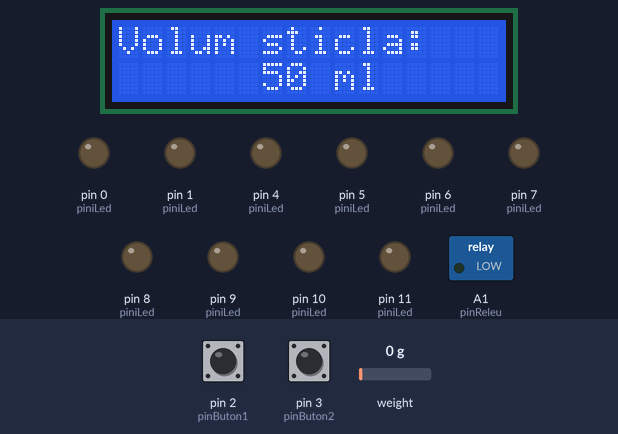
Recording of a program running on a simulated Arduino Uno, built with avr-gcc and run on an emulated ATmega328P. On the bench: 16×2 character LCD, switched loads named in the program (green lamp = pin HIGH), output pins drawn as LEDs (lit = HIGH). Inputs (shaded band) come from the test bench; at power-on: pin 3 (pinButon2) HIGH, pin 2 (pinButon1) HIGH, weight on the scale 0 g. The local clock reads 2024-03-15 10:24:30 at power-on unless the program sets it; EEPROM starts erased.

Above: at 2.8 s.
2.9 s: pin 3 (pinButon2) pulled LOW for 0.15 s
At 3.8 s:
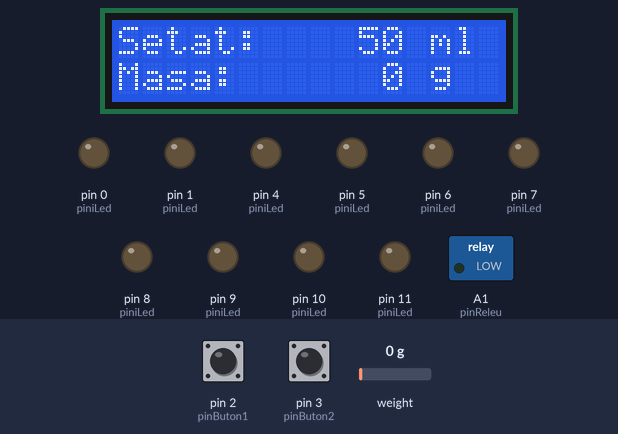
4.6 s: pin 2 (pinButon1) pulled LOW for 0.15 s
At 5.4 s:
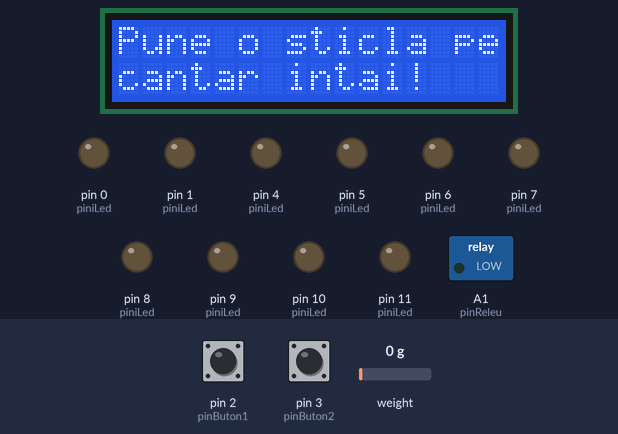
7.7 s: pin 3 (pinButon2) pulled LOW for 1 s
At 8.6 s:
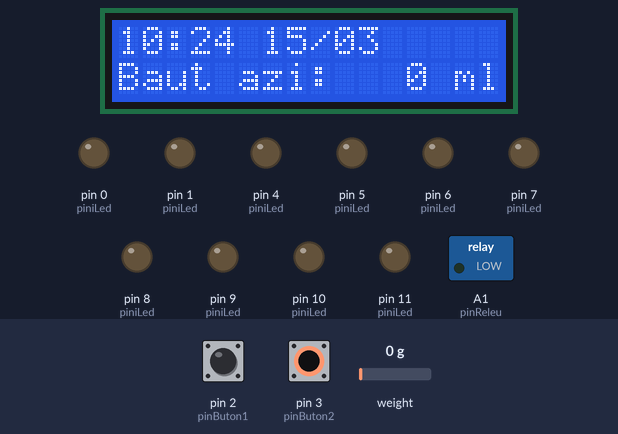
10.2 s: pin 3 (pinButon2) pulled LOW for 3.2 s
At 11.0 s:
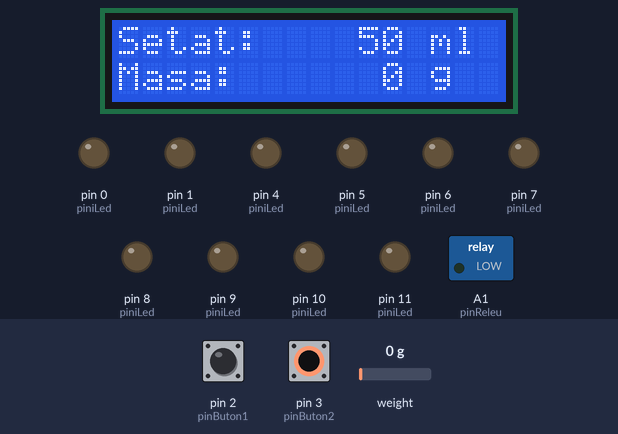
14.9 s: weight on the scale set to 100 g
At 16.1 s:
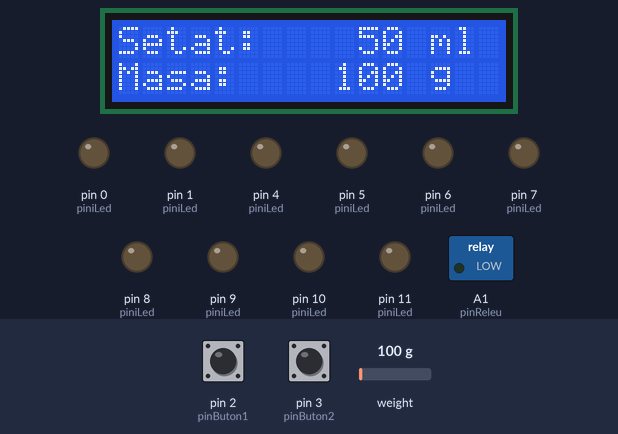
16.6 s: pin 2 (pinButon1) pulled LOW for 1 s
At 17.9 s:
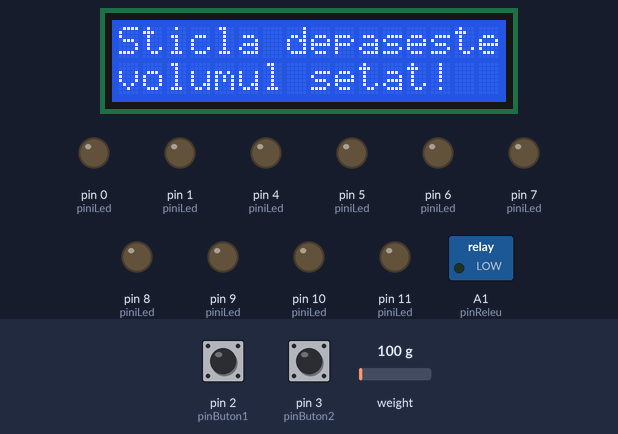
Timing chart, 0 to 19.6 s (numbered marks = the images above; inputs shaded):
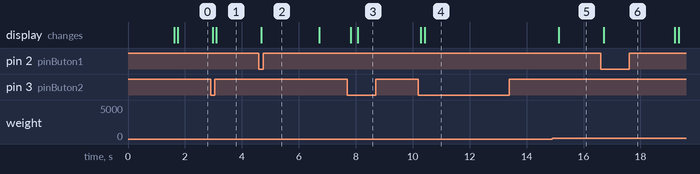

Measured:
- after the input at 2.9 s, the display: first changes after 0.07 s (image 1 shows a later state)
- after the input at 4.6 s, the display: changes after 0.08 s (image 2)
- after the input at 7.7 s, the display: first changes after 0.13 s (image 3 shows a later state)
- after the input at 10.2 s, the display: first changes after 0.08 s (image 4 shows a later state)
- after the input at 14.9 s, the display: changes after 0.22 s (image 5)
- after the input at 16.6 s, the display: changes after 0.11 s (image 6)

The program:

main.cpp
```cpp
#include <Arduino.h>
#include <Wire.h>
#include <LiquidCrystal_I2C.h>
#include <RTClib.h>
#include <EEPROM.h>
#include "HX711.h"
#include <SoftPWM.h>

RTC_DS3231 rtc;
LiquidCrystal_I2C lcd(0x27, 16, 2);
HX711 scale;

const int pinButon1 = 2;
const int pinButon2 = 3;
const int pinReleu = A1;
const int pinDT = A2;
const int pinSCK = A3;

const int piniLed[] = {0, 1, 4, 5, 6, 7, 8, 9, 10, 11};
const int numarLeduri = 10;

const float FACTOR_CALIBRARE = 1135.0;
const float INERTIE_POMPA = 0.0;

int stareSistem = 0;
int volumSelectat = 50;

float greutateCurenta = 0.0;
float greutateStart = 0.0;
float apaTurnataCurent = 0.0;
float cantitateDeTurnat = 0.0;

const int ADRESA_ZIUA = 0;
const int ADRESA_APA = 5;

unsigned long totalApaZiMl = 0;
int ziuaAnterioara = -1;
int modAfisaj = 0;
unsigned long ultimulRefreshLCD = 0;

volatile bool flagBtn1 = false;
volatile bool flagBtn2 = false;
volatile unsigned long ultimulTimpB1 = 0;
volatile unsigned long ultimulTimpB2 = 0;
const unsigned long timpDebounce = 200;

void ISR_Btn1() {
  unsigned long timp = millis();
  if (timp - ultimulTimpB1 > timpDebounce) {
    flagBtn1 = true;
    ultimulTimpB1 = timp;
  }
}

void ISR_Btn2() {
  unsigned long timp = millis();
  if (timp - ultimulTimpB2 > timpDebounce) {
    flagBtn2 = true;
    ultimulTimpB2 = timp;
  }
}


void stingeToateLedurile() {
  for (int i = 0; i < numarLeduri; i++) {
    SoftPWMSet(piniLed[i], 0);
  }
}

void setup() {
  pinMode(pinButon1, INPUT_PULLUP);
  pinMode(pinButon2, INPUT_PULLUP);
  attachInterrupt(digitalPinToInterrupt(pinButon1), ISR_Btn1, FALLING);
  attachInterrupt(digitalPinToInterrupt(pinButon2), ISR_Btn2, FALLING);

  pinMode(pinReleu, OUTPUT);
  digitalWrite(pinReleu, LOW);

  SoftPWMBegin();
  for (int i = 0; i < numarLeduri; i++) {
    SoftPWMSetFadeTime(piniLed[i], 50, 50);
    SoftPWMSet(piniLed[i], 0);
  }

  Wire.begin();
  rtc.begin();
  lcd.init();
  lcd.backlight();

  lcd.setCursor(0, 0);
  lcd.print("Pornire cantar..");
  lcd.setCursor(0, 1);
  lcd.print("Asteapta putin..");

  scale.begin(pinDT, pinSCK);
  scale.set_scale(FACTOR_CALIBRARE);
  scale.tare();

  delay(500);
  lcd.clear();

  DateTime now = rtc.now();

  EEPROM.get(ADRESA_ZIUA, ziuaAnterioara);
  EEPROM.get(ADRESA_APA, totalApaZiMl);

  if (now.day() >= 1 && now.day() <= 31 && now.year() >= 2020) {
    if (ziuaAnterioara < 1 || ziuaAnterioara > 31) {
      ziuaAnterioara = now.day();
      totalApaZiMl = 0;
      EEPROM.put(ADRESA_ZIUA, ziuaAnterioara);
      EEPROM.put(ADRESA_APA, totalApaZiMl);
    }

    if (now.day() != ziuaAnterioara) {
      totalApaZiMl = 0;
      ziuaAnterioara = now.day();
      EEPROM.put(ADRESA_ZIUA, ziuaAnterioara);
      EEPROM.put(ADRESA_APA, totalApaZiMl);
    }
  }
}

void loop() {
  DateTime now = rtc.now();

  if (now.day() >= 1 && now.day() <= 31 && now.year() >= 2020) {
    if (now.day() != ziuaAnterioara) {
      totalApaZiMl = 0;
      ziuaAnterioara = now.day();
      EEPROM.put(ADRESA_ZIUA, ziuaAnterioara);
      EEPROM.put(ADRESA_APA, totalApaZiMl);
    }
  }

  if (scale.is_ready()) {
    greutateCurenta = scale.get_units(1);
    if (greutateCurenta < 0) greutateCurenta = 0;
  }

  if (flagBtn1) {
    flagBtn1 = false;

    if (stareSistem == 0) {
      volumSelectat += 50;
      if (volumSelectat > 1000) {
        lcd.clear();
        lcd.setCursor(0,0);
        lcd.print(" EROARE! Maxim  ");
        lcd.setCursor(0,1);
        lcd.print(" admis: 1000 ml ");
        delay(2500);
        volumSelectat = 50;
        lcd.clear();
      }
    }
    else if (stareSistem == 1) {
      if (greutateCurenta < 10.0) {
        lcd.clear();
        lcd.setCursor(0,0);
        lcd.print("Pune o sticla pe");
        lcd.setCursor(0,1);
        lcd.print("cantar intai!");
        delay(2000);
        lcd.clear();
      } else {
        greutateStart = greutateCurenta;

        float greutatePlastic = (greutateStart < 30.0) ? greutateStart : 15.0;
        float apaDejaExistenta = greutateStart - greutatePlastic;
        if (apaDejaExistenta < 0) apaDejaExistenta = 0;

        cantitateDeTurnat = (float)volumSelectat - apaDejaExistenta;

        if (cantitateDeTurnat <= 0) {
          lcd.clear();
          lcd.setCursor(0,0);
          lcd.print("Sticla depaseste");
          lcd.setCursor(0,1);
          lcd.print("volumul setat!  ");
          delay(2500);
          lcd.clear();
          return;
        }

        stareSistem = 2;
        digitalWrite(pinReleu, HIGH);
        lcd.clear();
      }
    }
    else if (stareSistem == 2) {
      stareSistem = 3;
      digitalWrite(pinReleu, LOW);
      lcd.clear();
    }
    else if (stareSistem == 3) {
      stareSistem = 2;
      digitalWrite(pinReleu, HIGH);
      lcd.clear();
    }
  }


  if (flagBtn2) {
    flagBtn2 = false;

    if (stareSistem == 0) {
      stareSistem = 1;
      lcd.clear();
    } else {
      modAfisaj = !modAfisaj;
      lcd.clear();
    }
  }

  if (stareSistem == 2) {
    apaTurnataCurent = greutateCurenta - greutateStart;
    if (apaTurnataCurent < 0) apaTurnataCurent = 0;

    if (apaTurnataCurent >= (cantitateDeTurnat - INERTIE_POMPA)) {
      stareSistem = 4;
      digitalWrite(pinReleu, LOW);

      totalApaZiMl += (unsigned long)cantitateDeTurnat;
      EEPROM.put(ADRESA_APA, totalApaZiMl);

      for (int i = 0; i < numarLeduri; i++) {
        SoftPWMSet(piniLed[i], 255);
      }

      lcd.clear();
    }
  }

  if (stareSistem == 4 && greutateCurenta < 10.0) {
    apaTurnataCurent = 0;
    greutateStart = 0;
    cantitateDeTurnat = 0;
    stareSistem = 0;
    volumSelectat = 50;

    stingeToateLedurile();
    lcd.clear();
  }

  if ((stareSistem == 2 || stareSistem == 3) && apaTurnataCurent > 0 && cantitateDeTurnat > 0) {

    float volumPerLed = cantitateDeTurnat / (float)numarLeduri;

    int leduriPline = (int)(apaTurnataCurent / volumPerLed);

    float restVolum = apaTurnataCurent - (leduriPline * volumPerLed);

    int valoarePWM = (int)((restVolum / volumPerLed) * 255.0);

    if (valoarePWM < 0) valoarePWM = 0;
    if (valoarePWM > 255) valoarePWM = 255;

    for (int i = 0; i < numarLeduri; i++) {
      if (i < leduriPline) {
        SoftPWMSet(piniLed[i], 255);
      }
      else if (i == leduriPline) {
        SoftPWMSet(piniLed[i], valoarePWM);
      }
      else {
        SoftPWMSet(piniLed[i], 0);
      }
    }
  }

  if (millis() - ultimulRefreshLCD > 300) {
    ultimulRefreshLCD = millis();

    if (stareSistem == 0) {
      lcd.setCursor(0, 0);
      lcd.print("Volum sticla:   ");
      lcd.setCursor(0, 1);
      char rand1[17];
      sprintf(rand1, "    %4d ml      ", volumSelectat);
      lcd.print(rand1);
    }
    else if (stareSistem == 4) {
      lcd.setCursor(0, 0);
      lcd.print("  Sticla Plina! ");
      lcd.setCursor(0, 1);
      lcd.print(" Ridica sticla. ");
    }
    else {
      if (modAfisaj == 0) {
        if (stareSistem == 1) {
          lcd.setCursor(0, 0);
          char rand0[17];
          sprintf(rand0, "Setat:  %4d ml ", volumSelectat);
          lcd.print(rand0);

          lcd.setCursor(0, 1);
          char rand1[17];
          sprintf(rand1, "Masa:   %4d g  ", (int)greutateCurenta);
          lcd.print(rand1);
        }
        else if (stareSistem == 2 || stareSistem == 3) {
          lcd.setCursor(0, 0);
          char rand0[17];
          sprintf(rand0, "Total:  %4d ml ", (int)cantitateDeTurnat);
          lcd.print(rand0);

          lcd.setCursor(0, 1);
          char rand1[17];
          if (stareSistem == 2) {
            sprintf(rand1, "Turnat: %4d ml ", (int)apaTurnataCurent);
          } else {
            sprintf(rand1, "PAUZA:  %4d ml ", (int)apaTurnataCurent);
          }
          lcd.print(rand1);
        }
      } else {
        lcd.setCursor(0, 0);
        char rand0[17];
        sprintf(rand0, "%02d:%02d %02d/%02d    ", now.hour(), now.minute(), now.day(), now.month());
        lcd.print(rand0);

        lcd.setCursor(0, 1);
        char rand1[17];
        unsigned long totalDisplay = totalApaZiMl;
        if (stareSistem == 2 || stareSistem == 3) totalDisplay += (unsigned long)apaTurnataCurent;
        sprintf(rand1, "Baut azi:%4lu ml", totalDisplay);
        lcd.print(rand1);
      }
    }
  }
}
```
